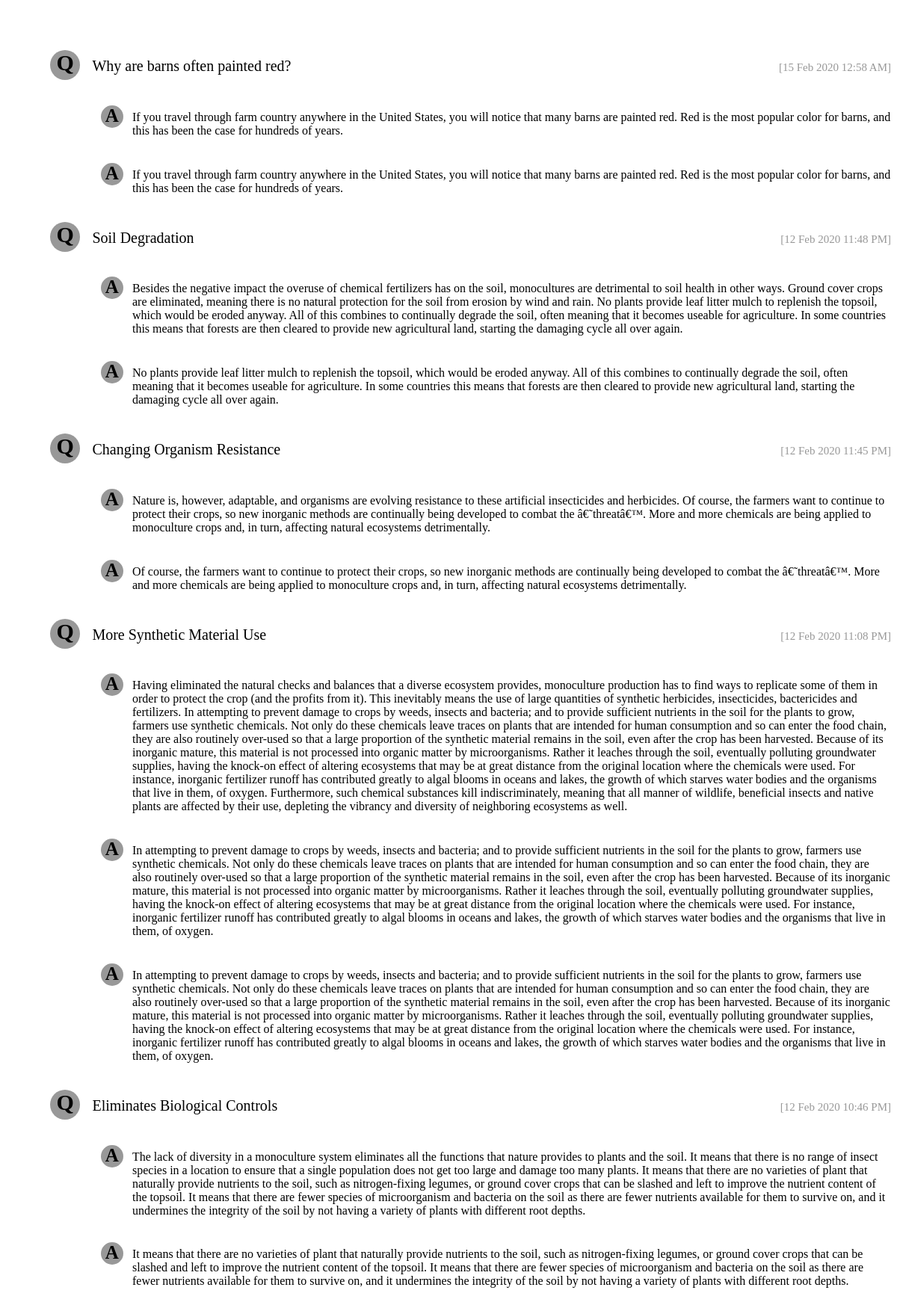
The app's page /unknownProblem.php with its own data.
### tables this page shows
CREATE TABLE `inputtingproblem` (
  `id` int(11) NOT NULL,
  `question` text NOT NULL,
  `answer` text NOT NULL,
  `questionId` int(11) NOT NULL,
  `answerType` int(11) NOT NULL,
  `date` varchar(50) NOT NULL,
  `seen` int(11) NOT NULL
);

### lib/Database.php (called while the page is built, shortened)
<?php
Class Database{
		private $host   = "localhost";
	private $user   = "root";
	private $pass   = "";
	private $dbname = "e_agri";
	public $link;
	private function connectDB(){
	$this->link = new mysqli($this->host, $this->user, $this->pass, $this->dbname);
 }
	public function select($query){
		$result = $this->link->query($query) or die($this->link->error.__LINE__);
		if($result->num_rows > 0){
			return $result;
		} else {
			return false;
		}
	}
}

### unknownProblem.php (the view, shortened to what this page needs)
<?php
include './lib/Database.php';
$db = new Database();
?>
<div class="inputting-problem-box">
	<?php
	$query = "SELECT * FROM inputtingproblem ORDER BY id desc";
    $resultProblem = $db->select($query);
    if($resultProblem){
        while($resultProblemm = $resultProblem->fetch_assoc()){
        	if($resultProblemm['question'] != ''){
	?>
	    <div class="question">
		    <div class="question-header">Q</div>
		    <div class="question-text"><?php echo $resultProblemm['question']; ?></div>
		    <div class="question-date">[<?php echo $resultProblemm['date']; ?>]</div>
	    </div>
	    <?php
	    $query = "SELECT * FROM inputtingproblem WHERE questionId='$resultProblemm[id]'";
        $resultAnswer = $db->select($query);
        if($resultAnswer){
            while($resultAnswerr = $resultAnswer->fetch_assoc()){
	    ?>
	        <div class="answer">
		        <div class="answer-header">A</div>
		        <div class="answer-text"><?php echo $resultAnswerr['answer']; ?></div>
	        </div>
	    <?php
            }
        }
        ?>
        <br><br>
        <?php
            }
        }
    }
	?>
</div>

### unknownProblem.php (style rules this page uses)
.inputting-problem-box { margin-left: 5%; padding-top: 5%; }
.question,.question1 { font-size: 20px; }
.question-header { width: 40px; height: 40px; border-radius: 50%; background: #989898; float: left; font-size: 30px; font-weight: bold; text-align: center; }
.question-text { margin-left: 5%; padding-top: 10px; }
.question-date { float: right; clear: both; margin-top: -25px; font-size: 15px; color: #989898; }
.answer { margin-left: 6%; padding-top: 3%; clear: both; }
.answer-header { width: 30px; height: 30px; border-radius: 50%; background: #989898; float: left; font-size: 25px; font-weight: bold; text-align: center; }
.answer-text { margin-left: 4%; padding-top: 7px; }

### records on screen
inputtingproblem: question "Why are barns often painted red?", date "15 Feb 2020 12:58 AM"
inputtingproblem: answer "If you travel through farm country anywhere in the United States, you will notice that many barns are painted red. Red is the most popular color for barns, and this has been the case for hundreds of years."
inputtingproblem: answer "If you travel through farm country anywhere in the United States, you will notice that many barns are painted red. Red is the most popular color for barns, and this has been the case for hundreds of years."
inputtingproblem: question "Soil Degradation", date "12 Feb 2020 11:48 PM"
inputtingproblem: answer "Besides the negative impact the overuse of chemical fertilizers has on the soil, monocultures are detrimental to soil health in other ways. Ground cover crops are eliminated, meaning there is no natural protection for the soil from erosion by wind and rain. No plants provide leaf litter mulch to replenish the topsoil, which would be eroded anyway. All of this combines to continually degrade the soil, often meaning that it becomes useable for agriculture. In some countries this means that forests are then cleared to provide new agricultural land, starting the damaging cycle all over again."
inputtingproblem: answer "No plants provide leaf litter mulch to replenish the topsoil, which would be eroded anyway. All of this combines to continually degrade the soil, often meaning that it becomes useable for agriculture. In some countries this means that forests are then cleared to provide new agricultural land, starting the damaging cycle all over again."
inputtingproblem: question "Changing Organism Resistance", date "12 Feb 2020 11:45 PM"
inputtingproblem: answer "Nature is, however, adaptable, and organisms are evolving resistance to these artificial insecticides and herbicides. Of course, the farmers want to continue to protect their crops, so new inorganic methods are continually being developed to combat the â€˜threatâ€™. More and more chemicals are being applied to monoculture crops and, in turn, affecting natural ecosystems detrimentally."
inputtingproblem: answer "Of course, the farmers want to continue to protect their crops, so new inorganic methods are continually being developed to combat the â€˜threatâ€™. More and more chemicals are being applied to monoculture crops and, in turn, affecting natural ecosystems detrimentally."
inputtingproblem: question "More Synthetic Material Use", date "12 Feb 2020 11:08 PM"
inputtingproblem: answer "Having eliminated the natural checks and balances that a diverse ecosystem provides, monoculture production has to find ways to replicate some of them in order to protect the crop (and the profits from it). This inevitably means the use of large quantities of synthetic herbicides, insecticides, bactericides and fertilizers. In attempting to prevent damage to crops by weeds, insects and bacteria; and to provide sufficient nutrients in the soil for the plants to grow, farmers use synthetic chemicals. Not only do these chemicals leave traces on plants that are intended for human consumption and so can enter the food chain, they are also routinely over-used so that a large proportion of the…"
inputtingproblem: answer "In attempting to prevent damage to crops by weeds, insects and bacteria; and to provide sufficient nutrients in the soil for the plants to grow, farmers use synthetic chemicals. Not only do these chemicals leave traces on plants that are intended for human consumption and so can enter the food chain, they are also routinely over-used so that a large proportion of the synthetic material remains in the soil, even after the crop has been harvested. Because of its inorganic mature, this material is not processed into organic matter by microorganisms. Rather it leaches through the soil, eventually polluting groundwater supplies, having the knock-on effect of altering ecosystems that may be at…"
inputtingproblem: answer "In attempting to prevent damage to crops by weeds, insects and bacteria; and to provide sufficient nutrients in the soil for the plants to grow, farmers use synthetic chemicals. Not only do these chemicals leave traces on plants that are intended for human consumption and so can enter the food chain, they are also routinely over-used so that a large proportion of the synthetic material remains in the soil, even after the crop has been harvested. Because of its inorganic mature, this material is not processed into organic matter by microorganisms. Rather it leaches through the soil, eventually polluting groundwater supplies, having the knock-on effect of altering ecosystems that may be at…"
inputtingproblem: question "Eliminates Biological Controls", date "12 Feb 2020 10:46 PM", answer "The lack of diversity in a monoculture system eliminates all the functions that nature provides to plants and the soil. It means that there is no range of insect species in a location to ensure that a single population does not get too large and damage too many plants. It means that there are no varieties of plant that naturally provide nutrients to the soil, such as nitrogen-fixing legumes, or ground cover crops that can be slashed and left to improve the nutrient content of the topsoil. It means that there are fewer species of microorganism and bacteria on the soil as there are fewer nutrients available for them to survive on, and it undermines the integrity of the soil by not having a…"
inputtingproblem: answer "It means that there are no varieties of plant that naturally provide nutrients to the soil, such as nitrogen-fixing legumes, or ground cover crops that can be slashed and left to improve the nutrient content of the topsoil. It means that there are fewer species of microorganism and bacteria on the soil as there are fewer nutrients available for them to survive on, and it undermines the integrity of the soil by not having a variety of plants with different root depths."
